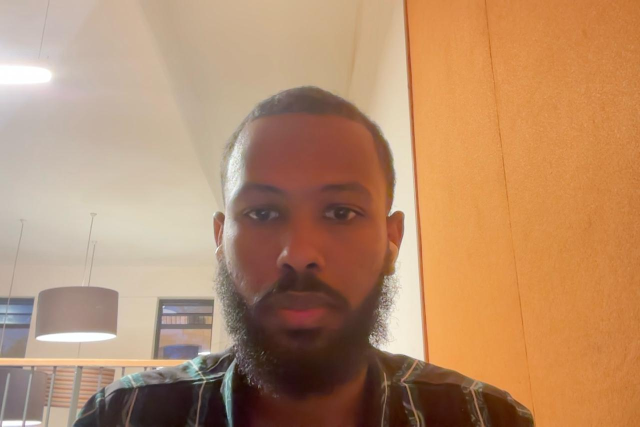
#> input picture images/Bakhit/neutral.jpg, 1280 x 853 px (shown at 1/2 size)
$ python -i face_features.py   (imports and definitions only)
#> lines starting #> are read from the running program, lines starting #| are printed output that depends on the picture
#> further down, picture is the input picture: shape (853, 1280, 3); mean B, G, R 107, 140.8, 182.7
"""
face_features.py
=================
Shared, dependency-light helpers for the image/face pipeline. Kept separate
from 02_image_pipeline.py (training) and predict_face.py (inference) so both
can import the exact same face-detection + feature-extraction logic without
duplicating it or fighting Python's "can't import a module that starts with
a digit" restriction.

No config.py import here on purpose — this module has to work whether it's
run as part of the `scripts` package (`from scripts.face_features import ...`)
or as a plain script sitting next to config.py, so it avoids the ambiguity
by not depending on either import style itself.
"""
import cv2
import numpy as np
from skimage.feature import hog

FACE_SIZE = (128, 128)

_face_cascade = cv2.CascadeClassifier(
    cv2.data.haarcascades + "haarcascade_frontalface_default.xml")


def detect_and_crop(img, face_crop=True):
    """Detect the largest face with a Haar cascade and crop to it.

    Falls back to the full frame (resized) if no face is detected, so a
    tricky photo (bad angle, glasses glare, etc.) never crashes the
    pipeline — it just degrades gracefully to whole-image features.
    """
#> called with face_crop = True
    if not face_crop:
        return cv2.resize(img, FACE_SIZE)

    gray = cv2.cvtColor(img, cv2.COLOR_BGR2GRAY)
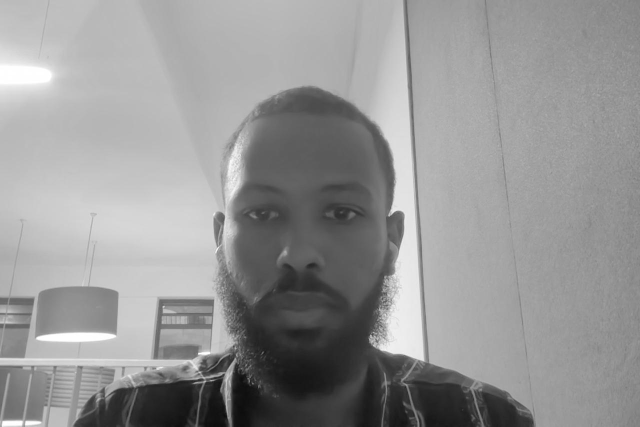
#> gray: shape (853, 1280) (shown at 1/2 size); min 6, max 255, mean 149.5
    faces = _face_cascade.detectMultiScale(gray, scaleFactor=1.1, minNeighbors=5,
                                            minSize=(60, 60))
#> faces = [[433, 298, 366, 366]]
    if len(faces) == 0:
        face = img
    else:
        x, y, w, h = max(faces, key=lambda f: f[2] * f[3])  # largest face
#> x = 433; y = 298; w = 366; h = 366
        face = img[y:y + h, x:x + w]
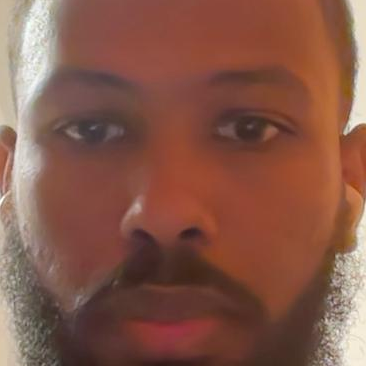
#> face: shape (366, 366, 3); mean B, G, R 73.1, 87.7, 132.9
    return cv2.resize(face, FACE_SIZE)


def extract_features(img, face_crop=True):
    """Turn a BGR image into one flat feature vector: a per-channel color
    histogram (captures skin tone / lighting) concatenated with a HOG
    descriptor (captures facial structure/edges). This doubles as both the
    "histogram" and "embedding" feature types the assignment asks for.
    """
    face = detect_and_crop(img, face_crop=face_crop)

    hist_parts = []
    for ch in range(3):
        h = cv2.calcHist([face], [ch], None, [32], [0, 256])
        h = cv2.normalize(h, h).flatten()
        hist_parts.append(h)
#> after the loop, hist_parts = 3 items
    hist_feat = np.concatenate(hist_parts)
#> hist_feat = 96 values, max 0.705 at index 6, min 0 at index 0, mean 0.0959

    gray = cv2.cvtColor(face, cv2.COLOR_BGR2GRAY)
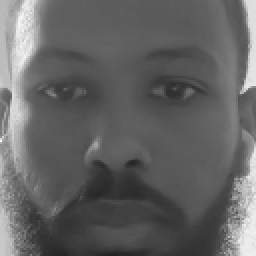
#> gray: shape (128, 128) (shown 2 times larger); min 34, max 248, mean 99.5
    hog_feat = hog(gray, orientations=9, pixels_per_cell=(16, 16),
                    cells_per_block=(2, 2), feature_vector=True)
#> hog_feat = 1764 values, max 0.433 at index 233, min 0 at index 53, mean 0.131

    return np.concatenate([hist_feat, hog_feat]).astype(np.float32)


def augment(img):
    """Return >=2 (here: 4) augmented variants of a BGR image: rotation,
    horizontal flip, grayscale, and gaussian blur."""
    h, w = img.shape[:2]
    out = {}

    M = cv2.getRotationMatrix2D((w / 2, h / 2), 15, 1.0)
    out["rot15"] = cv2.warpAffine(img, M, (w, h), borderMode=cv2.BORDER_REFLECT)

    out["flip"] = cv2.flip(img, 1)

    gray = cv2.cvtColor(img, cv2.COLOR_BGR2GRAY)
    out["gray"] = cv2.cvtColor(gray, cv2.COLOR_GRAY2BGR)

    out["blur"] = cv2.GaussianBlur(img, (7, 7), 0)

    return out

>>> import cv2
>>> picture = cv2.imread('../images/Bakhit/neutral.jpg')
>>> result = extract_features(picture)
#> result = 1860 values, max 0.705 at index 6, min 0 at index 0, mean 0.13
